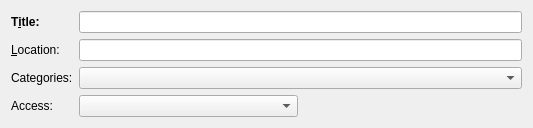
<?xml version="1.0" encoding="UTF-8"?>
<ui version="4.0">
 <class>IncidenceGeneralEditor</class>
 <widget class="QWidget" name="IncidenceGeneralEditor">
  <property name="geometry">
   <rect>
    <x>0</x>
    <y>0</y>
    <width>533</width>
    <height>120</height>
   </rect>
  </property>
  <property name="windowTitle">
   <string>Form</string>
  </property>
  <layout class="QGridLayout" name="gridLayout">
   <item row="0" column="0">
    <widget class="QLabel" name="label">
     <property name="sizePolicy">
      <sizepolicy hsizetype="Minimum" vsizetype="Preferred">
       <horstretch>0</horstretch>
       <verstretch>0</verstretch>
      </sizepolicy>
     </property>
     <property name="font">
      <font>
       <weight>75</weight>
       <bold>true</bold>
      </font>
     </property>
     <property name="toolTip">
      <string extracomment="@info:tooltip">Set the title</string>
     </property>
     <property name="whatsThis">
      <string extracomment="@info:whatsthis">Sets the Title of this event or to-do.</string>
     </property>
     <property name="text">
      <string extracomment="@label">T&amp;itle:</string>
     </property>
     <property name="buddy">
      <cstring>mSummaryEdit</cstring>
     </property>
    </widget>
   </item>
   <item row="0" column="1" colspan="2">
    <widget class="KLineEdit" name="mSummaryEdit">
     <property name="sizePolicy">
      <sizepolicy hsizetype="MinimumExpanding" vsizetype="Fixed">
       <horstretch>0</horstretch>
       <verstretch>0</verstretch>
      </sizepolicy>
     </property>
     <property name="toolTip">
      <string extracomment="@info:tooltip">Set the title</string>
     </property>
     <property name="whatsThis">
      <string extracomment="@info:whatsthis">Sets the Title of this event or to-do.</string>
     </property>
    </widget>
   </item>
   <item row="1" column="0">
    <widget class="QLabel" name="label_2">
     <property name="sizePolicy">
      <sizepolicy hsizetype="Minimum" vsizetype="Preferred">
       <horstretch>0</horstretch>
       <verstretch>0</verstretch>
      </sizepolicy>
     </property>
     <property name="text">
      <string extracomment="@label">&amp;Location:</string>
     </property>
     <property name="buddy">
      <cstring>mLocationEdit</cstring>
     </property>
    </widget>
   </item>
   <item row="1" column="1" colspan="2">
    <widget class="KLineEdit" name="mLocationEdit">
     <property name="sizePolicy">
      <sizepolicy hsizetype="MinimumExpanding" vsizetype="Fixed">
       <horstretch>0</horstretch>
       <verstretch>0</verstretch>
      </sizepolicy>
     </property>
     <property name="toolTip">
      <string extracomment="@info:tooltip">Set the location</string>
     </property>
     <property name="whatsThis">
      <string extracomment="@info:whatsthis">Sets where the event or to-do will take place.</string>
     </property>
    </widget>
   </item>
   <item row="2" column="0">
    <widget class="QLabel" name="label_5">
     <property name="sizePolicy">
      <sizepolicy hsizetype="Fixed" vsizetype="Preferred">
       <horstretch>0</horstretch>
       <verstretch>0</verstretch>
      </sizepolicy>
     </property>
     <property name="text">
      <string extracomment="@label">Categories:</string>
     </property>
    </widget>
   </item>
   <item row="2" column="1" colspan="2">
    <widget class="KPIM::KCheckComboBox" name="mCategoryCombo"/>
   </item>
   <item row="3" column="0">
    <widget class="QLabel" name="label_3">
     <property name="toolTip">
      <string extracomment="@info:tooltip">Set the secrecy level</string>
     </property>
     <property name="whatsThis">
      <string extracomment="@info:whatsthis">Sets whether the access to this event or to-do is restricted. Please note that KOrganizer currently does not use this setting, so the implementation of the restrictions will depend on the groupware server. This means that events or to-dos marked as private or confidential may be visible to others.</string>
     </property>
     <property name="text">
      <string>Access:</string>
     </property>
    </widget>
   </item>
   <item row="3" column="1">
    <widget class="QComboBox" name="mSecrecyCombo">
     <property name="sizePolicy">
      <sizepolicy hsizetype="Minimum" vsizetype="Fixed">
       <horstretch>0</horstretch>
       <verstretch>0</verstretch>
      </sizepolicy>
     </property>
     <property name="toolTip">
      <string extracomment="@info:tooltip">Set the secrecy level</string>
     </property>
     <property name="whatsThis">
      <string extracomment="@info:whatsthis">Sets whether the access to this event or to-do is restricted. Please note that KOrganizer currently does not use this setting, so the implementation of the restrictions will depend on the groupware server. This means that events or to-dos marked as private or confidential may be visible to others.</string>
     </property>
    </widget>
   </item>
  </layout>
 </widget>
 <customwidgets>
  <customwidget>
   <class>KPIM::KCheckComboBox</class>
   <extends>KComboBox</extends>
   <header>libkdepim/kcheckcombobox.h</header>
  </customwidget>
  <customwidget>
   <class>KLineEdit</class>
   <extends>QLineEdit</extends>
   <header>klineedit.h</header>
  </customwidget>
  <customwidget>
   <class>KComboBox</class>
   <extends>QComboBox</extends>
   <header>kcombobox.h</header>
  </customwidget>
 </customwidgets>
 <resources/>
 <connections/>
</ui>
